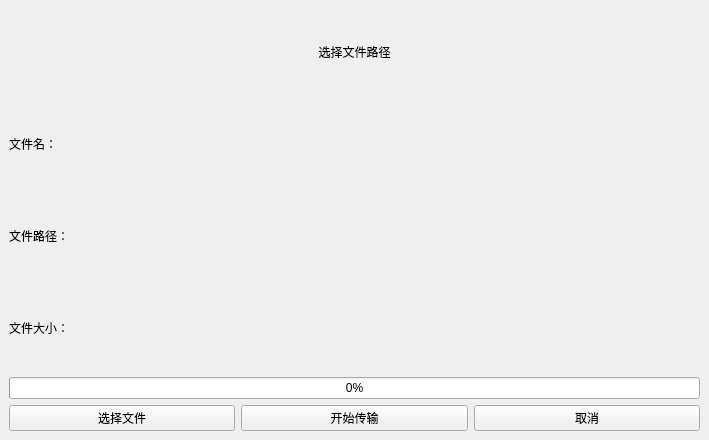
<?xml version="1.0" encoding="UTF-8"?>
<ui version="4.0">
 <class>FileTransfer</class>
 <widget class="QMainWindow" name="FileTransfer">
  <property name="geometry">
   <rect>
    <x>0</x>
    <y>0</y>
    <width>709</width>
    <height>440</height>
   </rect>
  </property>
  <property name="windowTitle">
   <string>FileTransfer</string>
  </property>
  <widget class="QWidget" name="centralwidget">
   <layout class="QGridLayout" name="gridLayout">
    <item row="0" column="1">
     <widget class="QLabel" name="statusLabel">
      <property name="text">
       <string>选择文件路径</string>
      </property>
      <property name="alignment">
       <set>Qt::AlignCenter</set>
      </property>
     </widget>
    </item>
    <item row="1" column="0" colspan="3">
     <widget class="QLabel" name="fileNameLabel">
      <property name="text">
       <string>文件名：</string>
      </property>
      <property name="textInteractionFlags">
       <set>Qt::LinksAccessibleByMouse|Qt::TextSelectableByMouse</set>
      </property>
     </widget>
    </item>
    <item row="2" column="0" colspan="3">
     <widget class="QLabel" name="filePathLabel">
      <property name="text">
       <string>文件路径：</string>
      </property>
      <property name="scaledContents">
       <bool>false</bool>
      </property>
      <property name="textInteractionFlags">
       <set>Qt::LinksAccessibleByMouse|Qt::TextSelectableByMouse</set>
      </property>
     </widget>
    </item>
    <item row="3" column="0" colspan="3">
     <widget class="QLabel" name="fileSizeLabel">
      <property name="text">
       <string>文件大小：</string>
      </property>
      <property name="textInteractionFlags">
       <set>Qt::LinksAccessibleByMouse|Qt::TextSelectableByMouse</set>
      </property>
     </widget>
    </item>
    <item row="4" column="0" colspan="3">
     <widget class="QProgressBar" name="progressBar">
      <property name="value">
       <number>0</number>
      </property>
     </widget>
    </item>
    <item row="5" column="0">
     <widget class="QPushButton" name="selectFileButton">
      <property name="text">
       <string>选择文件</string>
      </property>
     </widget>
    </item>
    <item row="5" column="1">
     <widget class="QPushButton" name="transferFileButton">
      <property name="text">
       <string>开始传输</string>
      </property>
     </widget>
    </item>
    <item row="5" column="2">
     <widget class="QPushButton" name="cancelButton">
      <property name="text">
       <string>取消</string>
      </property>
     </widget>
    </item>
   </layout>
  </widget>
 </widget>
 <resources/>
 <connections/>
</ui>
